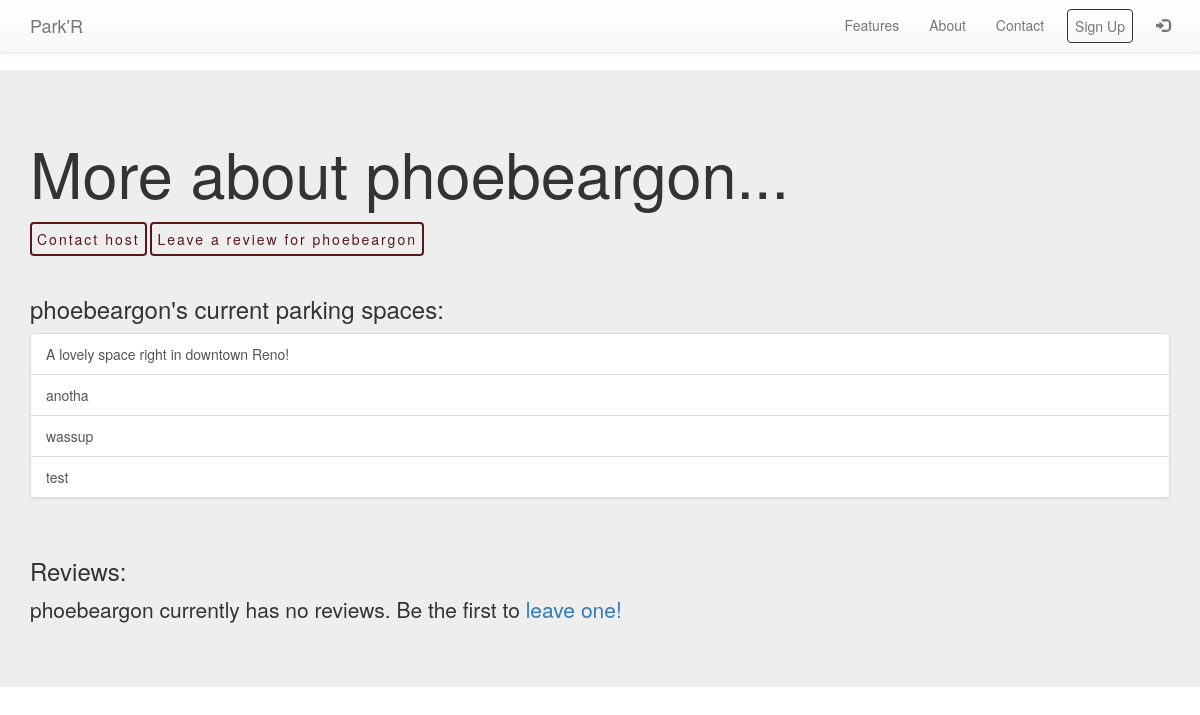
/account/show/1/, run on an earlier commit of the app's database.
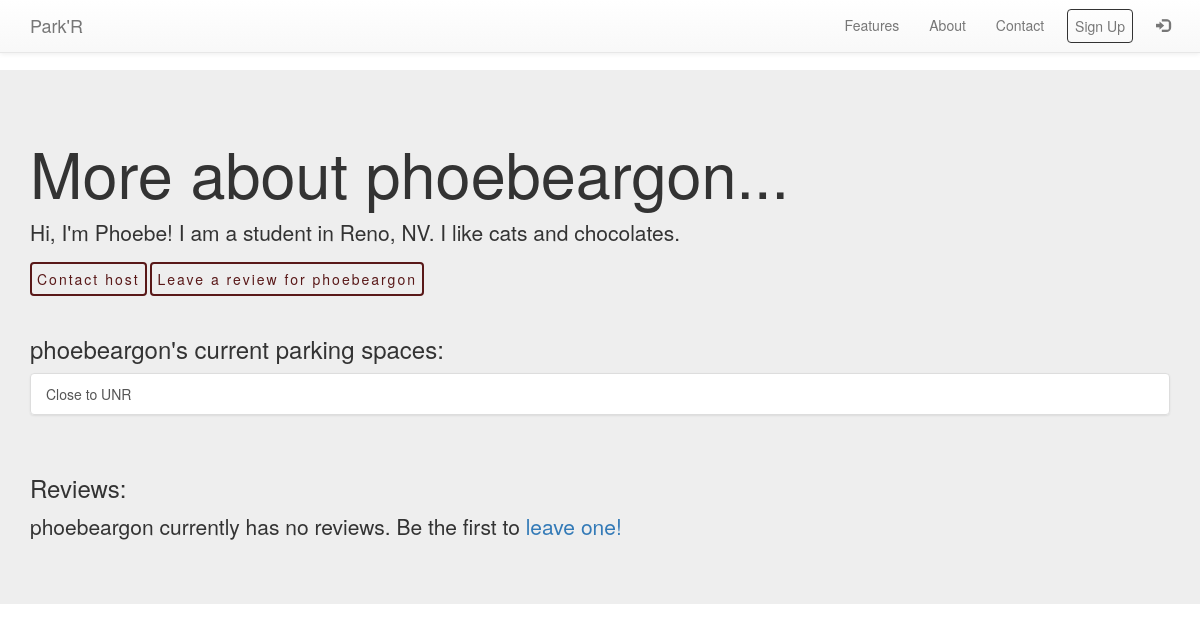
And on a later commit of the database.
### listing/models.py (models this page shows, shortened)
class ParkingSpace(models.Model):
    class Meta:
        verbose_name = 'Parking Space'
        verbose_name_plural = 'Parking Spaces'
    owner = models.ForeignKey(User, related_name="owner", on_delete=models.CASCADE)
    lat = models.CharField(max_length=300, default="0")
    lng = models.CharField(max_length=300, default="0")
    note = models.CharField(max_length=300)
    timeOpen = models.CharField(max_length=300, default="0")
    timeClose = models.CharField(max_length=300, default="0")
    parkingPrice = models.IntegerField(validators=[MaxValueValidator(100), MinValueValidator(0)])

### account/models.py (models this page shows)
class Profile(models.Model):
    user = models.OneToOneField(User, on_delete=models.CASCADE)
    bio = models.TextField(blank=True)
    profile_photo = models.ImageField(upload_to='profile_image', blank=True)

### account/views.py (the view)
# urls.py: url(r'show/(?P<id>\d+)/$', show, name="user_show"),
def show(request, id):
    showUser = get_object_or_404(User, pk=id)
    spaces = ParkingSpace.objects.filter(owner=showUser)
    reviews = Reviews.objects.filter(reviewed_user=showUser)
    return render(request,
                  "account/show.html",
                  {'owned_spaces': spaces,
                   'showUser': showUser,
                   'reviews':reviews}
                  )

### templates/account/show.html
{% extends "base.html" %}
{% block content %}
    <div class="jumbotron">
        <div class="container">
            <h1>More about {{showUser}}...</h1>
            <p>{{showUser.profile.bio}}</p>
            {% if showUser != request.user %}
            <a href="/dialogs/{{showUser}}" class="btn btn-light tbLink">Contact host</a>
            <a href="{% url 'leave_review' id=showUser.id %}" class="btn btn-light tbLink">Leave a review for {{showUser}}</a><br><br>
            {% endif %}
            <h3>{{showUser}}'s current parking spaces:</h3>
            {% if owned_spaces %}
                <div class="list-group">
                    {% for s in owned_spaces %}
                        <a class="list-group-item"
                           href="{% url 'reservation_info' id=s.id %}">
                            {{ s.note }}
                        </a>
                    {% endfor %}
                </div>
            {% else %}
                <p>{{showUser}} currently has no spaces listed.</p>
            {% endif %}
            <br><h3>Reviews:</h3>
            {% if reviews %}
                <div class="list-group">
                    {% for r in reviews %}
                        <li class="list-group-item">
                            {{ r.review }} <b>This review was left by</b> <a href="{% url 'user_show' id=r.reviewing_user.id %}">{{ r.reviewing_user }}</a>
                        </li>
                    {% endfor %}
                </div>
            {% else %}
                <p>{{showUser}} currently has no reviews. {% if showUser != request.user %} Be the first to <a href="{% url 'leave_review' id=showUser.id %}">leave one! {% endif %}</a></p>
            {% endif %}
        </div>
    </div>
{% endblock %}

### templates/base.html (shortened to what this page needs)
{% block extra_js %}
{% load staticfiles %}
<!doctype html>
<html class="no-js" lang="en">
    <head>
            <link rel="stylesheet" href="{% static 'css/bootstrap.min.css' %}">
            <link rel="stylesheet" href="{% static 'css/bootstrap-theme.min.css' %}">
            <link rel="stylesheet" href="{% static 'css/main.css' %}">
    </head>
    <body id="main">
        <nav class="navbar navbar-default navbar-fixed-top" role="navigation">
          <div class="container">
            <div class="navbar-header">
              <a class="navbar-brand" href="/">Park'R</a>
            </div>
            <div id="navbar" class="navbar-collapse collapse">
                <ul class="nav navbar-nav navbar-right">
                    <li><a href="#">Features</a></li>
                    <li><a href="#">About</a></li>
                    <li><a href="#">Contact</a></li>
                  {% if user.is_authenticated %}
                    <li><a href="javascript:openNav();">
                      <span class="glyphicon glyphicon-user"></span>
                    </a></li>
                  {% else %}
                    <li><a href="{% url 'user_signup' %}" style="padding:9px 8px;">
                      <div style="padding:6px 7px;border:1px solid #333333;border-radius:4px;">Sign Up</div></a></li>
                    <li><a href="{% url 'user_login' %}">
                      <span class="glyphicon glyphicon-log-in"
                        ></span>
                    </a></li>
                  {% endif %}
                </ul>
            </div>
          </div>
        </nav>
        {% block content %}
        {% endblock %}
    </body>
</html>
{% endblock extra_js %}

### static/css/main.css (style rules this page uses)
body { padding-top: 70px; padding-bottom: 20px; transition: 0.5s }
.tbLink { padding: 5px; color: #591818; border: 2px solid #591818; border-radius: 4px; transition: all 0.2s ease; #text-transform: uppercase; letter-spacing: 2px; }

What changed in the data, as far as the page shows it:
removed ParkingSpace: note "A lovely space right in downtown Reno!"
removed ParkingSpace: note "anotha"
removed ParkingSpace: note "wassup"
removed ParkingSpace: note "test"
added ParkingSpace: note "Close to UNR"
Also different on the page:
{{ showUser.profile.bio }}: (not shown) → "Hi, I'm Phoebe! I am a student in Reno, NV. I like cats and chocolates."
